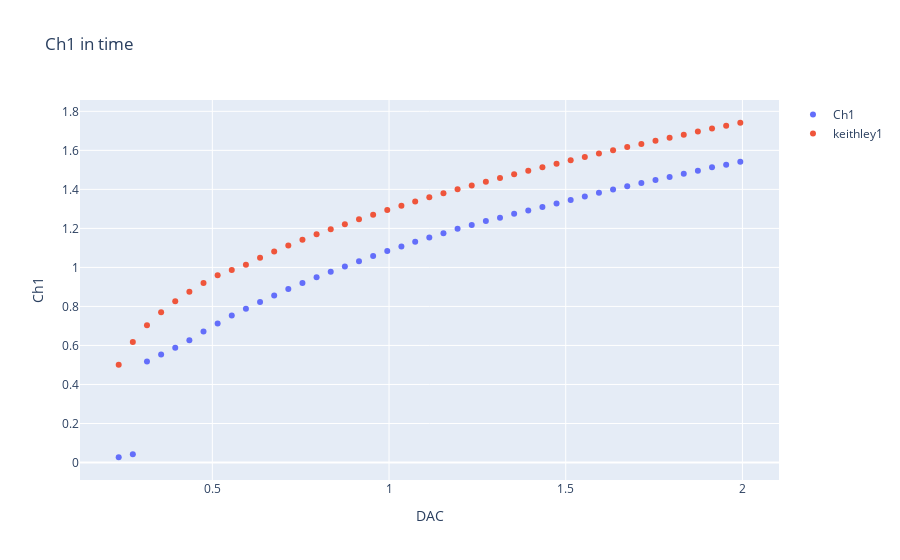

The notebook cell saved with this chart:
### Code cell
fig = px.scatter(data[73:428][::8], x="DAC", y="Ch1", title='Ch1 in time')
fig.data[0].name="Ch1"
fig.update_traces(showlegend=True)
#fig.add_scatter(x=data["DAC"], y=data["Ch1"], mode='markers',name = "Ch2")
#fig.add_scatter(x=data["DAC"][:450][::7], y=(keithley[(keithley["DrainI"]>=8e-9) & (keithley["DrainI"]<=630e-9)]["DrainVRight"]), mode='markers',name = "keithley1")
#fig.add_scatter(x=data[278:628], y=(keithley["DrainVRight"]), mode='markers',name = "keithley1")
fig.add_scatter(x=data["DAC"][73:428][::8], y=(keithley[(keithley["DrainI"]>=8e-9) & (keithley["DrainI"]<=462-9)]["DrainVRight"]), mode='markers',name = "keithley1")

fig.show()

### Figure 1 — Plotly figure (JSON) as saved in the notebook; plotly's stock layout.template omitted (floating-point values rounded to 4 significant figures)
{"data": [{"hovertemplate": "DAC=%{x}<br>Ch1=%{y}<extra></extra>", "legendgroup": "", "marker": {"color": "#636efa", "symbol": "circle"}, "mode": "markers", "name": "Ch1", "orientation": "v", "showlegend": true, "type": "scatter", "x": [0.235, 0.275, 0.315, 0.355, 0.395, 0.435, 0.475, 0.515, 0.555, 0.595, 0.635, 0.675, 0.715, 0.755, 0.795, 0.835, 0.875, 0.915, 0.955, 0.995, 1.035, 1.074, 1.114, 1.154, 1.194, 1.234, 1.274, 1.314, 1.354, 1.394, 1.434, 1.474, 1.514, 1.554, 1.594, 1.634, 1.674, 1.714, 1.754, 1.794, 1.834, 1.874, 1.914, 1.954, 1.994], "xaxis": "x", "y": [0.027, 0.042, 0.518, 0.553, 0.588, 0.627, 0.671, 0.713, 0.753, 0.788, 0.823, 0.856, 0.889, 0.92, 0.95, 0.978, 1.005, 1.032, 1.058, 1.084, 1.107, 1.131, 1.153, 1.175, 1.198, 1.218, 1.238, 1.255, 1.275, 1.292, 1.31, 1.328, 1.346, 1.363, 1.383, 1.399, 1.416, 1.432, 1.448, 1.463, 1.48, 1.496, 1.513, 1.526, 1.541], "yaxis": "y"}, {"mode": "markers", "name": "keithley1", "type": "scatter", "x": [0.235, 0.275, 0.315, 0.355, 0.395, 0.435, 0.475, 0.515, 0.555, 0.595, 0.635, 0.675, 0.715, 0.755, 0.795, 0.835, 0.875, 0.915, 0.955, 0.995, 1.035, 1.074, 1.114, 1.154, 1.194, 1.234, 1.274, 1.314, 1.354, 1.394, 1.434, 1.474, 1.514, 1.554, 1.594, 1.634, 1.674, 1.714, 1.754, 1.794, 1.834, 1.874, 1.914, 1.954, 1.994], "y": [0.5008, 0.618, 0.7032, 0.7698, 0.8262, 0.8755, 0.9197, 0.9601, 0.9866, 1.014, 1.049, 1.082, 1.112, 1.142, 1.169, 1.196, 1.222, 1.246, 1.27, 1.294, 1.316, 1.338, 1.359, 1.38, 1.4, 1.42, 1.44, 1.459, 1.477, 1.496, 1.514, 1.532, 1.549, 1.566, 1.583, 1.6, 1.617, 1.633, 1.649, 1.665, 1.681, 1.696, 1.711, 1.727, 1.741, 1.756, 1.771, 1.786, 1.8, 1.814, 1.828, 1.842, 1.856, 1.87, 1.883, 1.896, 1.91, 1.923, 1.935, 1.948, 1.961, 1.973, 1.985, 1.997, 2.009, 2.021, 2.033, 2.045, 2.056, 2.067, 2.079, 2.09, 2.101, 2.112, 2.123, 2.134, 2.145, 2.156, 2.167, 2.177, 2.188, 2.198, 2.209, 2.219, 2.23, 2.24, 2.25, 2.261, 2.271, 2.281, 2.291, 2.301, 2.311, 2.321, 2.332, 2.342, 2.352, 2.362, 2.372, 2.382]}], "layout": {"autosize": true, "legend": {"tracegroupgap": 0}, "title": {"text": "Ch1 in time"}, "xaxis": {"anchor": "y", "autorange": true, "domain": [0, 1], "range": [0.1262, 2.103], "title": {"text": "DAC"}, "type": "linear"}, "yaxis": {"anchor": "x", "autorange": true, "domain": [0, 1], "range": [-0.1145, 1.883], "title": {"text": "Ch1"}, "type": "linear"}}}
